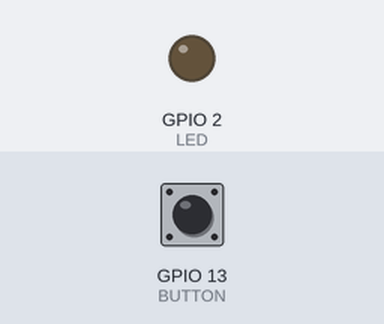
Recording of a sketch running on a simulated ESP32. Shown: output pins drawn as LEDs (lit = HIGH). Dashed ring = blinking. The inputs (shaded band) are chosen by the test bench; at power-on: GPIO 13 (BUTTON) HIGH.

Above: at 1.2 s.
1.3 s: GPIO 13 (BUTTON) pulled LOW for 1 s
At 1.55 s:
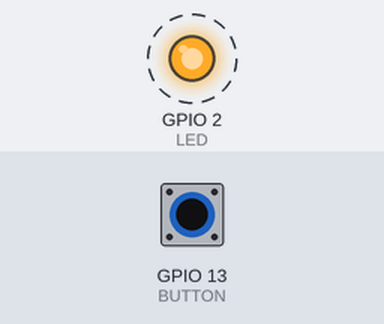
4.3 s: GPIO 13 (BUTTON) pulled LOW for 3.2 s
At 8.5 s:
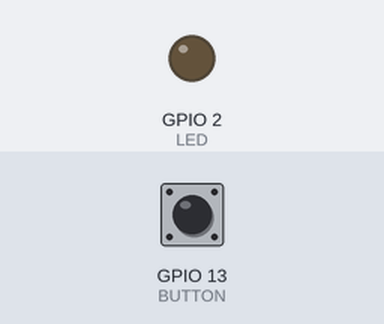
Timing chart, 0 to 10.0 s (numbered marks = the images above; inputs shaded):
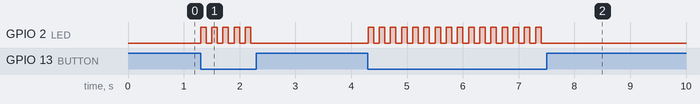

The sketch:

003-Lampara.ino
```cpp
#define LED 2
#define BUTTON 13
bool debounce = false;

void setup() {
  pinMode (LED, OUTPUT);
  pinMode (BUTTON, INPUT);
}

void loop() {

  int buttonState = digitalRead(BUTTON);

  if (buttonState == LOW && debounce == 0) {
      reverse(LED);
  } else {
    debounce = 0;
  }

  delay(50);
}

void reverse(int pin) {
  debounce = 1;
  digitalWrite(pin, !digitalRead(pin));
}
```

Measured:
- after the input at 1.3 s, GPIO 2 (LED): alternates HIGH for 0.10 s and LOW for 0.10 s, 10 changes in all, then stays LOW, starting at once
- after the input at 4.3 s, GPIO 2 (LED): alternates HIGH for 0.10 s and LOW for 0.10 s, 32 changes in all, then stays LOW, starting at once
